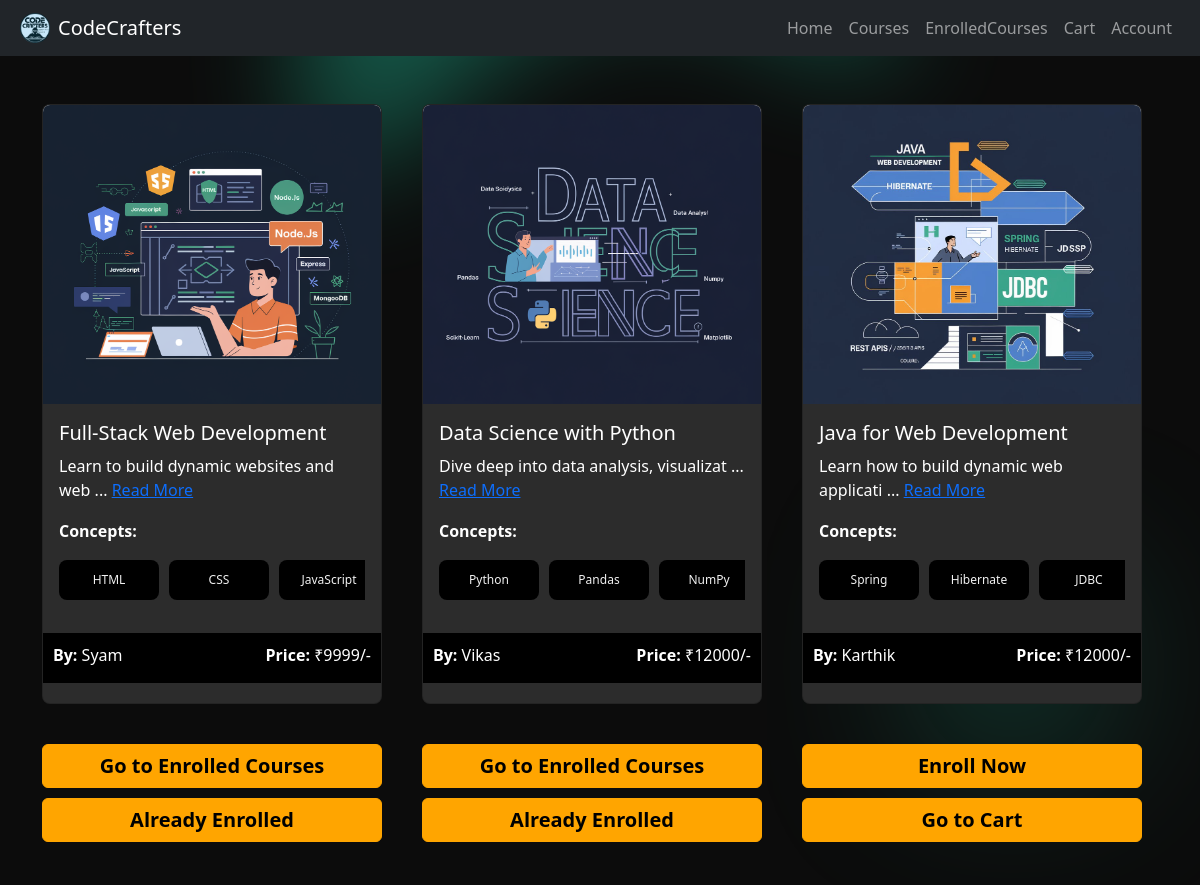
Before: /courses/ (signed in, upper part) with the older database file.
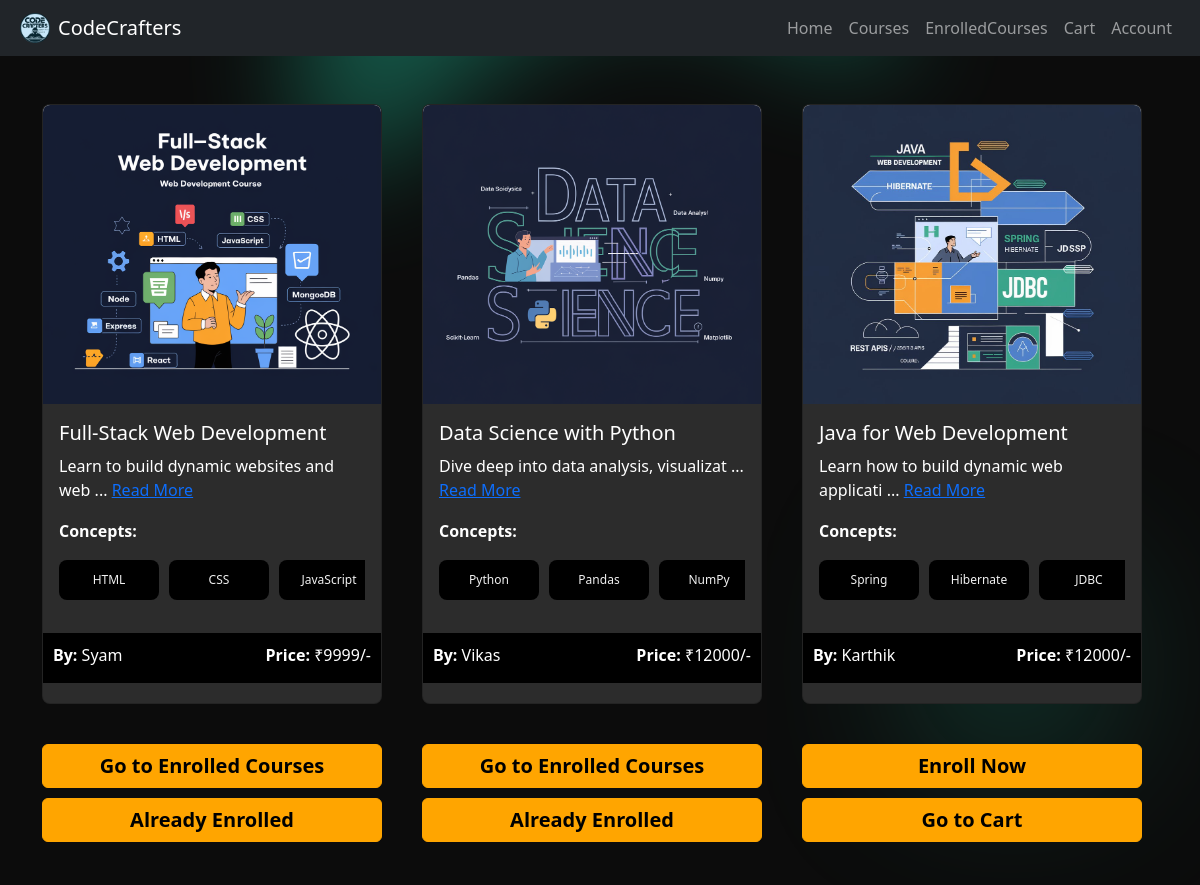
After: the same page with the newer database file.
### datauploader/models.py (models this page shows, shortened)
class Courses(models.Model):
    courseName = models.CharField(max_length=60)
    courseImg = models.ImageField(upload_to='images/')
    courseBy = models.CharField(max_length=60)
    coursePrice = models.IntegerField()
    courseDescription = models.CharField(max_length=400)
    conceptList = models.ManyToManyField(CourseConcepts)

### usersApp/views.py (the view)
# urls.py: path('courses/', coursesView, name='User_courses'),
@login_required(login_url='usersApp:login')
def coursesView(request):
    cart_items = CoursesCart.objects.filter(userId=request.user)
    enroll_items = EnroledCourses.objects.filter(userId=request.user)
    enrolled_courses = [item.courseId.id for item in enroll_items]
    cart_courses = [item.courseId.id for item in cart_items]
    data = Courses.objects.all()
    return render(request,'usersPage/courses.html',{ 'data':data,'cart_list':cart_courses,'enroll_list':enrolled_courses})

### template/usersPage/courses.html (shortened to what this page needs)
<!DOCTYPE html>
<html lang="en">
<head>
    <link href="https://cdn.jsdelivr.net/npm/bootstrap@5.3.0/dist/css/bootstrap.min.css" rel="stylesheet">
</head>
<body>
    {% include 'usersPage/header.html' %}
    <div class="container mt-5">
        <div class="row justify-content-center">
            {% for course in data %}
            <div class="col-md-4 mb-4" class="course">
                <div class="card">
                    <img src="{{ course.courseImg.url }}" class="card-img-top" alt="{{ course.courseName }}">
                    <div class="card-body">
                        <h5 class="card-title">{{ course.courseName }}</h5>
                        <p class="card-text description">
                            {{ course.courseDescription|slice:":40" }}
                            {% if course.courseDescription|length > 40 %}
                            <span id="dots">...</span>
                            <a href="#" class="text-primary read-more" data-toggle="modal"
                                data-target="#descriptionModal{{ course.id }}">Read More</a>
                            {% endif %}
                        </p>
                        <p><strong>Concepts:</strong></p>
                        <div class="concept-container">
                            <div class="concept-content">
                                {% for concept in course.conceptList.all %}
                                <p class="concept-text">{{ concept.courseConcept|slice:":20" }}{% if concept.courseConcept|length > 20 %}...{% endif %}</p>
                                {% endfor %}
                            </div>
                        </div>
                    </div>
                    <div id="black">
                        <p class="card-text"><strong>By:</strong> {{ course.courseBy }}</p>
                        <p class="card-text"><strong>Price:</strong> ₹{{ course.coursePrice }}/-</p>
                    </div>
                </div>
                <div class="d-flex flex-column align-items-center mt-3 div-enroll-now">
                    {% if course.id in enroll_list %}
                    <a href="{% url 'usersApp:enrolledcourses' %}" class="btn btn-add-to-cart">Go to Enrolled Courses</a>
                    {% else %}
                    <a href="{% url 'usersApp:checkoutSingle' course.id %}" class="btn btn-add-to-cart">Enroll Now</a>
                    {% endif %}
                    {% if course.id in cart_list %}
                    <a href="{% url 'usersApp:cart' %}" class="btn btn-add-to-cart">Go to Cart</a>
                    {% elif course.id in enroll_list %}
                    <a href="{% url 'usersApp:enrolledcourses' %}" class="btn btn-add-to-cart">Already Enrolled</a>
                    {% else %}
                    <a href="{% url 'usersApp:AddToCart' course.id %}" class="btn btn-add-to-cart">Add to Cart</a>
                    {% endif %}
                </div>
            </div>
            {% endfor %}
        </div>
    </div>
</body>
</html>

Changed rows visible on the page:
changed Courses "Full-Stack Web Development": courseImg: a different picture
